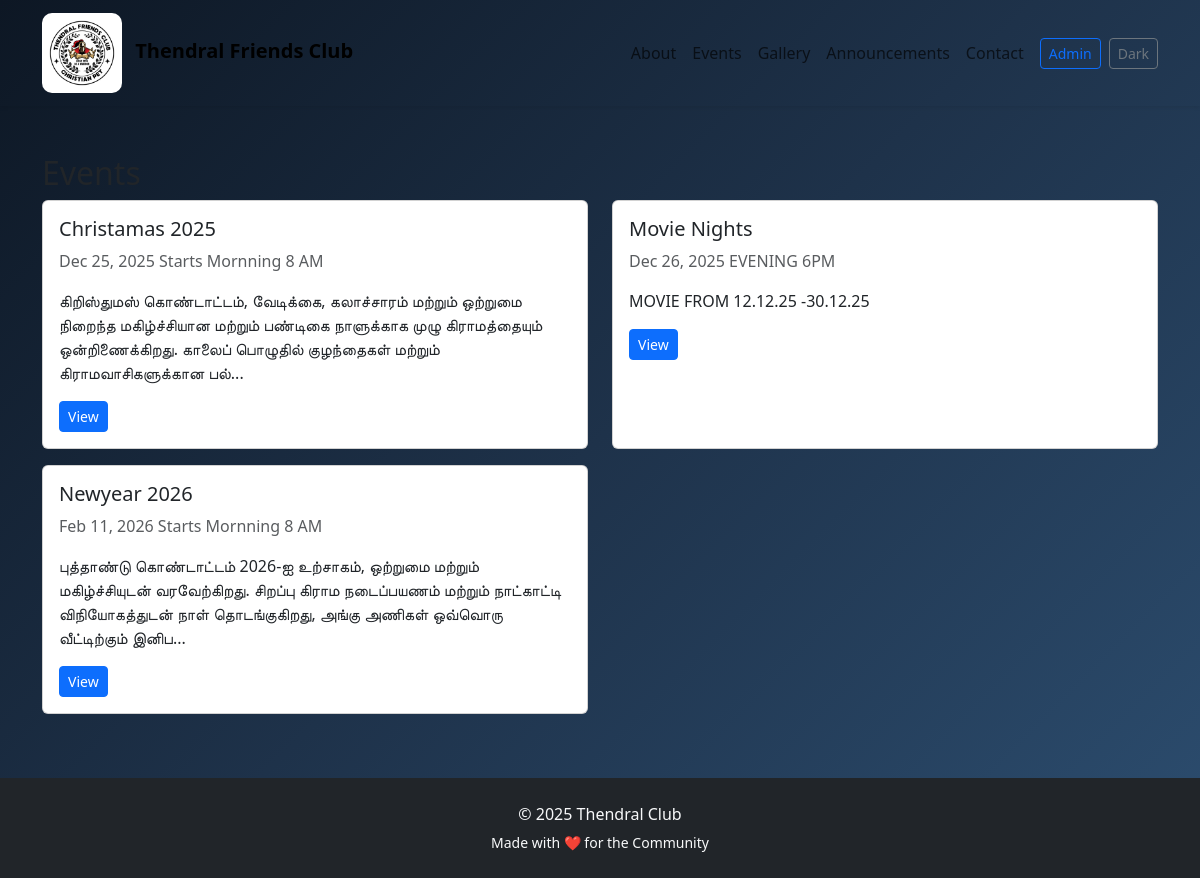
The app's page /events with its own data.
### models.py (models this page shows, shortened)
class Event(db.Model):
    id = db.Column(db.Integer, primary_key=True)
    title = db.Column(db.String(200), nullable=False)
    description = db.Column(db.Text, nullable=True)
    date = db.Column(db.Date, nullable=False)
    time = db.Column(db.String(50), nullable=True)
    poster = db.Column(db.String(255), nullable=True)
    created_at = db.Column(db.DateTime, default=datetime.utcnow)

### app.py (the view)
@app.route('/events')
def events():
    events = Event.query.order_by(Event.date.asc()).all()
    return render_template('events.html', events=events)

### templates/events.html (shortened to what this page needs)
{% extends "base.html" %}
{% block content %}
<section class="py-5">
  <div class="container">
    <h2>Events</h2>
    <div class="row">
      {% for e in events %}
      <div class="col-md-6 mb-3">
        <div class="card h-100">
          <div class="card-body">
            <h5 class="card-title">{{ e.title }}</h5>
            <p class="card-text text-muted">{{ e.date.strftime('%b %d, %Y') }} {{ e.time }}</p>
            <p class="card-text">{{ e.description[:200] }}{% if e.description|length > 200 %}...{% endif %}</p>
            <a href="{{ url_for('event_detail', event_id=e.id) }}" class="btn btn-sm btn-primary">View</a>
          </div>
        </div>
      </div>
      {% else %}
      <p>No events scheduled.</p>
      {% endfor %}
    </div>
  </div>
</section>
{% endblock %}

### templates/base.html (shortened to what this page needs)
<!doctype html>
<html lang="en">
<head>
    <link href="https://cdn.jsdelivr.net/npm/bootstrap@5.3.2/dist/css/bootstrap.min.css" rel="stylesheet">
    <link href="https://cdnjs.cloudflare.com/ajax/libs/font-awesome/6.5.0/css/all.min.css" rel="stylesheet">
    <link rel="stylesheet" href="{{ url_for('static', filename='css/style.css') }}">
</head>
<body class="fade-in">
<nav class="navbar navbar-expand-lg shadow-sm nav-anim">
    <div class="container">
        <a class="navbar-brand fw-bold" href="{{ url_for('index') }}">
            <img src="{{ url_for('static', filename='uploads/hero6.jpg') }}"
         alt="Logo"
         class="me-2"
           style="height: 80px; width: 80px; object-fit: cover; border-radius: 10px; animation: fadeIn 1.2s;">
         Thendral  Friends Club
        </a>
        <div class="collapse navbar-collapse" id="navmenu">
            <ul class="navbar-nav ms-auto align-items-lg-center nav-link-anim">
                <li class="nav-item"><a class="nav-link" href="{{ url_for('about') }}">About</a></li>
                <li class="nav-item"><a class="nav-link" href="{{ url_for('events') }}">Events</a></li>
                <li class="nav-item"><a class="nav-link" href="{{ url_for('gallery_albums') }}">Gallery</a></li>
                <li class="nav-item"><a class="nav-link" href="{{ url_for('announcements') }}">Announcements</a></li>
                <li class="nav-item"><a class="nav-link" href="{{ url_for('contact') }}">Contact</a></li>
                <li class="nav-item ms-2">
                    <a class="btn btn-outline-primary btn-sm" href="{{ url_for('admin_login') }}">Admin</a>
                </li>
                <li class="nav-item ms-2">
                    <button id="darkToggle" class="btn btn-sm btn-outline-secondary">Dark</button>
                </li>
            </ul>
        </div>
    </div>
</nav>
<div id="page-content" class="content-anim">
    {% block content %}{% endblock %}
</div>
<footer class="footer bg-dark text-light py-4">
    <div class="container text-center">
        <p class="mb-1">© {{ (now().year) if now is defined else 2025 }} Thendral Club</p>
        <small>Made with ❤️ for the Community</small>
    </div>
</footer>
</body>
</html>

### static/ccs/style.css (style rules this page uses)
body { background: linear-gradient(135deg, #0d1724, #1e324a, #2c4d6f); }
.fade-in { animation: fadeIn 0.8s ease-in-out; }
.nav-anim { animation: slideDown 0.6s ease; }
.nav-link { position: relative; transition: color 0.3s ease; }
.nav-link::after { content: ""; width: 0; height: 2px; background: #0d6efd; position: absolute; bottom: 0; left: 0; transition: width .3s; }
.card { transition: transform .3s, box-shadow .3s; }
html, body { height: 100%; }
#page-content { min-height: calc(100vh - 140px); }
section { animation: fadeUp 0.7s ease; }

### records on screen
Event: title "Christamas 2025", date "Dec 25, 2025", time "Starts Mornning 8 AM", description "கிறிஸ்துமஸ் கொண்டாட்டம், வேடிக்கை, கலாச்சாரம் மற்றும் ஒற்றுமை நிறைந்த மகிழ்ச்சியான மற்றும் பண்டிகை நாளுக்காக முழு கிராமத்தையும் ஒன்றிணைக்கிறது. காலைப் பொழுதில் குழந்தைகள் மற்றும் கிராமவாசிகளுக்கான பல்"
Event: title "Movie Nights", date "Dec 26, 2025", time "EVENING 6PM", description "MOVIE FROM 12.12.25 -30.12.25"
Event: title "Newyear 2026", date "Feb 11, 2026", time "Starts Mornning 8 AM", description "புத்தாண்டு கொண்டாட்டம் 2026-ஐ உற்சாகம், ஒற்றுமை மற்றும் மகிழ்ச்சியுடன் வரவேற்கிறது. சிறப்பு கிராம நடைப்பயணம் மற்றும் நாட்காட்டி விநியோகத்துடன் நாள் தொடங்குகிறது, அங்கு அணிகள் ஒவ்வொரு வீட்டிற்கும் இனிப"
